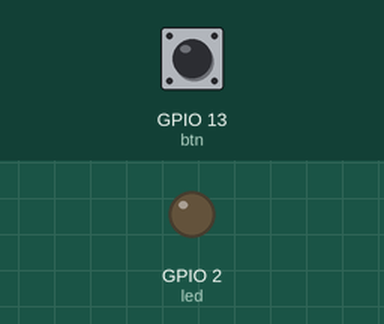
The program below on a simulated ESP32 board running MicroPython. On the bench: output pins drawn as LEDs (lit = HIGH). The inputs (shaded band) are chosen by the test bench; at power-on: GPIO 13 (btn) HIGH.

Above: at 1.2 s.
1.3 s: GPIO 13 (btn) pulled LOW for 0.15 s
At 1.4 s:
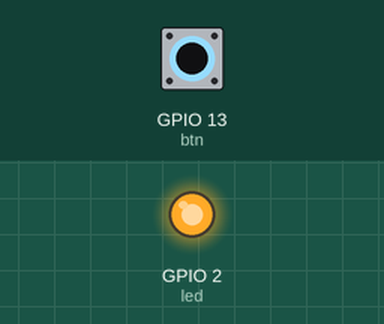
3.0 s: GPIO 13 (btn) pulled LOW for 3.2 s
At 6.7 s:
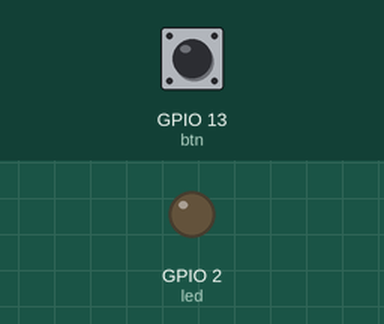
Timing chart, 0 to 8.2 s (numbered marks = the images above; inputs shaded):
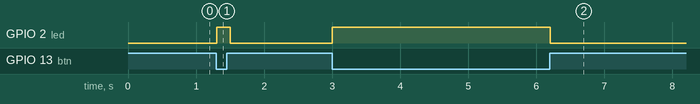

Measured:
- after the input at 1.3 s, GPIO 2 (led): LOW → HIGH at once, → LOW 0.20 s later
- after the input at 3.0 s, GPIO 2 (led): LOW → HIGH at once, → LOW 3.2 s later

The program:

button_pull_up.py
```python
# Kobler en bryter mellom Pinne 12 og jord
import machine
import time

LED_PIN = 2
BTN_PIN = 13

#Instans av Led
led = machine.Pin(LED_PIN, machine.Pin.OUT)

# Instans av bryter
btn = machine.Pin(BTN_PIN, machine.Pin.IN, machine.Pin.PULL_UP)

# Kjører en løkke for å teste
while True:
    led.value(not btn.value())
    time.sleep(0.1)
```
